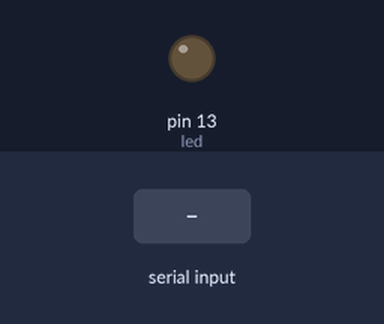
Bench run of a sketch on a simulated Arduino Uno, built with avr-gcc and run on an emulated ATmega328P. Parts: output pins drawn as LEDs (lit = HIGH). Inputs (shaded band) come from the test bench.

Above: at 1.2 s.
1.3 s: "a" received over Serial
At 2.1 s:
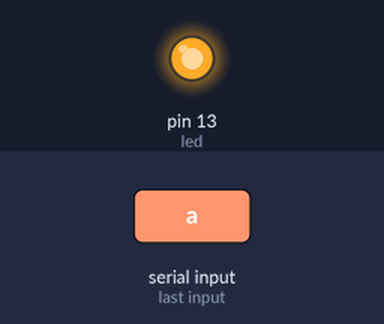
2.8 s: "1" received over Serial
At 3.2 s:
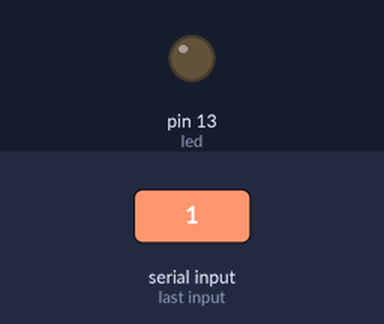
Timing chart, 0 to 5.8 s (numbered marks = the images above; inputs shaded):
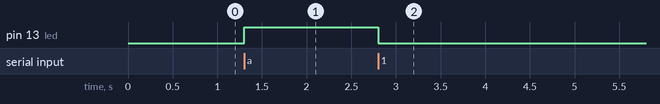

The sketch:

ledoffon.ino
```cpp
int led = 13;
char command;

void setup() {
  Serial.begin(9600);
  pinMode(led, OUTPUT);
}

void loop() {
  if (Serial.available()){
  command = Serial.read();
  if (command == 'a') digitalWrite(led, HIGH);
  else digitalWrite(led, LOW);
  }
}
```

Measured:
- after the input at 1.3 s, pin 13 (led): LOW → HIGH at once
- after the input at 2.8 s, pin 13 (led): HIGH → LOW at once
